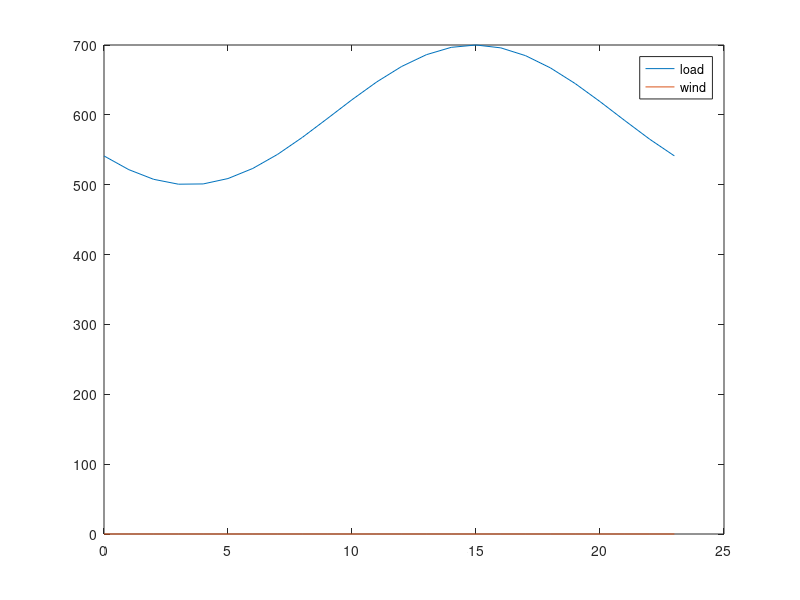

Write the MATLAB code that produced this figure. (Note: this script raises an error after producing the figure.)
clear all

% Runs simulation for the lifetime of the battery

%% Tunables 

life=50400; %this will need to be changed with degradation
Endlife_cap = 0.5;
Starting_cap = 1;
Simu_interval = 720; % one month for degredation interval

ESCap = 20; % MW
ESallowed = 0.8;

k_dollar_coal = 2.22; % dollar/mmbtu, 2014: 2.37, 2017: 2.22
k_dollar_gas = 3.67; % dollar/mmbtu, 2014: 5.00, 2017: 3.67

%emissions factors
k_coal = 206*0.453592; % CO2 kg/mmbtu 
k_gas = 117*0.453592; % CO2 kg/mmbtu 
k_coal_nox = 0.227*0.453592;
k_gas_nox = 0.116*0.453592;
k_coal_so2 = 0.15713*0.453592;
k_gas_so2 = 0.001*0.453592;

k_co2=[k_coal,k_coal,k_gas,k_gas]; % for heavy coal
k_nox=[k_coal_nox,k_coal_nox,k_gas_nox,k_gas_nox]; % for heavy coal
k_so2=[k_coal_so2,k_coal_so2,k_gas_so2,k_gas_so2]; % for heavy coal

k_dollar=[k_dollar_coal,k_dollar_coal,k_dollar_gas,k_dollar_gas]; % for heavy coal

Flag_wind=0; % 0 for no renewables 1 for renewables
Flag_solar=0;
t_vec = [0:23]';
load_profile = 100*sin(linspace(-0.8*pi,1.2*pi,length(t_vec)))+600;

%wind bellow
wind = Flag_wind*[141.1454209 164.3588944 117.67492 81.14462355 60.24906746 75.97386229 66.24155752 53.00033944 54.0897504 56.28039471 45.30936663 31.58459838 38.24235306 55.3985323 67.19698144 63.89313544 76.75370188 82.61862694 100.3076893 121.2392963 142.839525 148.6643123 161.1639311 145.8123442]; % wind
%solar bellow
solar = Flag_solar*[0 0 0 0 0 0 0 0 2.761714555 187.1547077 307.7808614 260.2846929 282.7520984 260.9285882 373.699438 294.5867518 181.2343721 0 0 0 0 0 0 0];

wind_profile=(wind+solar);

figure
plot(t_vec,load_profile,t_vec,wind_profile);
legend('load','wind')
fname = 'C:/filepath';
saveas(gca, fullfile(fname,'load'),'fig');

%%
up_min_vec = [12,12,4,4];
down_min_vec = [12,12,4,4];

alpha_load = 0.03;
alpha_wind = 0.05;

mpc = loadcase('case_yl9bus');
baseMVA = mpc.baseMVA;

% Change line constraints
mpc.branch(:,6) = 1000*ones(size(mpc.branch,1),1);

% Change generator limits (ineq, linear)
mpc.gen(1:4,9:10) = [340,136;300,120;80,32;80,32];

%(rows, columns)

%% Calculating coal cost curves
coef_Hunter_3 = [0.0144,21.077,9080,117483];  % Input/output curve, y(1000 Btu/h), x(MW)
x_Hunter = (10:1:100)';
y_Hunter = polyval(coef_Hunter_3,x_Hunter);

coef_Hunter_2 = polyfit(x_Hunter,y_Hunter,2);
y_Hunter_fit = polyval(coef_Hunter_2,x_Hunter);

coef_Hunter_cost = coef_Hunter_2*k_dollar_coal*10^(-3);
cost_Hunter = polyval(coef_Hunter_cost,x_Hunter);

Hunter_max = 100;

g1_max=mpc.gen(1,9);
g2_max=mpc.gen(2,9);

g1_ratio=g1_max/Hunter_max;
g2_ratio=g2_max/Hunter_max;

g1_cost=[coef_Hunter_cost(1)/g1_ratio,coef_Hunter_cost(2),coef_Hunter_cost(3)*g1_ratio];
g2_cost=[coef_Hunter_cost(1)/g2_ratio,coef_Hunter_cost(2),coef_Hunter_cost(3)*g2_ratio];

%% Calculating gas cost curves
coef_Moss_3 = [-0.0013,2.955,6561.2,662025];  % Input/output curve, y(1000 Btu/h), x(MW)
x_Moss = (10:10:750)'; % MW
y_Moss = polyval(coef_Moss_3,x_Moss); % 1000 Btu/h

coef_Moss_2 = polyfit(x_Moss,y_Moss,2); %fits a polynomial line of 2 degrees (Ax^2+Bx+C)
y_Moss_fit = polyval(coef_Moss_2,x_Moss); %uses the two polynominal line to create a new line

coef_Moss_cost = coef_Moss_2*k_dollar_gas*10^(-3);
cost_Moss = polyval(coef_Moss_cost,x_Moss);

Moss_max = 750;

g3_max=mpc.gen(3,9);
g4_max=mpc.gen(4,9);

g3_ratio=g3_max/Moss_max;
g4_ratio=g4_max/Moss_max;

g3_cost = [coef_Moss_cost(1)/g3_ratio,coef_Moss_cost(2),coef_Moss_cost(3)*g3_ratio];
g4_cost = [coef_Moss_cost(1)/g4_ratio,coef_Moss_cost(2),coef_Moss_cost(3)*g4_ratio];

%%
mpc.gencost(1,5:7) = g1_cost; 
mpc.gencost(2,5:7) = g2_cost;
mpc.gencost(3,5:7) = g3_cost;
mpc.gencost(4,5:7) = g4_cost;

%%
% Change reserve cost
Rcost = [9;10;4;4;9;10;4;4]*baseMVA;

c_on = [5.61*mpc.gen(1,9)+7.5*mpc.gen(1,9)*k_dollar_coal;5.61*mpc.gen(2,9)+7.5*mpc.gen(2,9)*k_dollar_coal;
    3.99*mpc.gen(3,9)+3.67*mpc.gen(3,9)*k_dollar_gas;3.99*mpc.gen(4,9)+3.67*mpc.gen(4,9)*k_dollar_gas]; % $ per occurance

c_off = [5.61*mpc.gen(1,9);5.61*mpc.gen(2,9);3.99*mpc.gen(3,9);3.99*mpc.gen(4,9)]; % $ per occurance
c_rES = 0.1;

mileage = 7.364;
eff=0.9;
Rinc=0.04; 
EOL_eff=1-(1-eff)*(Rinc+1);
eff_loss=(eff-EOL_eff)/life*24*30; 

%% prepare

Current_cap = Starting_cap;
Current_t = 0;
tvec = [];
co2_vec = [];
so2_vec = [];
nox_vec = [];
cap_vec = [];
coal_vec=[];
gas_vec=[];
F_coal=[];
F_gas=[];
g1_nES=[];
g2_nES=[];
g3_nES=[];
g4_nES=[];
g1=[];
g2=[];
g3=[];
g4=[];
g1_vec=[];
g2_vec=[];
g3_vec=[];
g4_vec=[];
BaseLoad = 143+159+198; 

n_interval = length(t_vec);
n_generator = 4;
n_wind = 1;
n_reserve = 4;
n_ES = 1;
n_branch = 9;
n_bus = 9;

%% cost
cost_coef = mpc.gencost(1:4,5:7);
Q_gen = diag(cost_coef(:,1))*baseMVA^2; %making cost in 1st column of cost_coef into the diagonal of a 4x4
c_gen = cost_coef(:,2)*baseMVA;
c_gen_c = cost_coef(:,3);
c_reserve = Rcost(1:n_reserve)*2;

CrES = zeros(n_bus,1);
CrES(8,1) = 1; 

% power flow (eq, linear)
Bmatrix = zeros(n_bus,n_bus);
branch_info = mpc.branch;
for i = 1:n_branch
    ind_i = branch_info(i,1);
    ind_j = branch_info(i,2);
    bij = 1/branch_info(i,4);
    Bmatrix(ind_i,ind_j) = -bij;
    Bmatrix(ind_j,ind_i) = -bij;
end

Bmatrix = Bmatrix + diag(-sum(Bmatrix,2));

bus_info = mpc.bus;

Cg = zeros(n_bus,n_generator);
Cg(1,1) = 1;
Cg(2,2) = 1;
Cg(3,3) = 1;
Cg(6,4) = 1;

Cw = zeros(n_bus,n_wind);
Cw(8,1) = 1;

% generator limits (ineq, linear)
gen_limits = mpc.gen(1:4,9:10)/baseMVA;

% line constraints (ineq, linear)
Smax = mpc.branch(:,6)/baseMVA;

Bline = zeros(n_branch,n_branch);
for i = 1:n_branch
    ind_i = branch_info(i,1);
    ind_j = branch_info(i,2);
    bij = 1/branch_info(i,4);
    Bline(i,ind_i) = bij;
    Bline(i,ind_j) = -bij;
end

% prepare for cvx
Q_gen_cvx = [];
c_gen_cvx = [];
c_gen_c_cvx = [];
c_reserve_cvx = [];
c_on_cvx = [];
c_off_cvx = [];
c_rES_cvx = [];
Cg_cvx = [];
Cw_cvx = [];
CrES_cvx = [];
Bmatrix_cvx = [];
Sd_cvx = [];
gen_max_cvx = [];
gen_min_cvx = [];
wind_forecast_cvx = [];
Smax_cvx = [];
Bline_cvx = [];


for i = 1:n_interval 
    
    % Change loads
    loadamp = load_profile(i)/BaseLoad;
    mpc.bus(:,3:4) = loadamp*bus_info(:,3:4);
    Sd =mpc.bus(:,3)/baseMVA;
    
    % Change generator bounds
    wind_forecast = wind_profile(i);
    mpc.gen(5,9:10) = [wind_forecast,0]; % wind
    
    % Matrices
    Q_gen_cvx = blkdiag(Q_gen_cvx,Q_gen);
    c_gen_cvx = [c_gen_cvx;c_gen];
    c_gen_c_cvx = [c_gen_c_cvx;c_gen_c];
    c_reserve_cvx = [c_reserve_cvx;c_reserve];
    c_on_cvx = [c_on_cvx;c_on];
    c_off_cvx = [c_off_cvx;c_off];
    c_rES_cvx = [c_rES_cvx;c_rES];
    
    Cg_cvx = blkdiag(Cg_cvx,Cg);
    Cw_cvx = blkdiag(Cw_cvx,Cw);
    CrES_cvx = blkdiag(CrES_cvx,CrES);
    Bmatrix_cvx = blkdiag(Bmatrix_cvx,Bmatrix);
    Sd_cvx = [Sd_cvx;Sd];
    
    gen_max_cvx = [gen_max_cvx;gen_limits(:,1)];
    gen_min_cvx = [gen_min_cvx;gen_limits(:,2)];
    wind_forecast_cvx = [wind_forecast_cvx;wind_forecast];
    
    Smax_cvx = [Smax_cvx;Smax];
    Bline_cvx = blkdiag(Bline_cvx,Bline);
    
end

cvx_begin

variables p(n_generator*n_interval) pw(n_wind*n_interval) theta(n_bus*n_interval) r(n_reserve*n_interval)
variable u(n_generator*n_interval) binary
variable v(n_generator*n_interval) binary
variable w(n_generator*n_interval) binary

minimize (quad_form(p,Q_gen_cvx) + c_gen_cvx'*p + c_reserve_cvx'*r + c_on_cvx'*v + c_off_cvx'*w + c_gen_c_cvx'*u)

subject to
-Cg_cvx*p - Cw_cvx*pw + Bmatrix_cvx*theta + Sd_cvx == 0
p + r <= gen_max_cvx.*u
p - r >= gen_min_cvx.*u
0 <= pw <= wind_forecast_cvx/baseMVA

for i = 1:n_interval
    theta_i = theta((i-1)*n_bus+1:i*n_bus);
    u_i = u((i-1)*n_generator+1:i*n_generator);
    -Smax <= Bline*theta((i-1)*n_bus+1:i*n_bus) <= Smax
    
    theta((i-1)*n_bus+1) == 0
    r_i = r((i-1)*n_reserve+1:i*n_reserve);
    r_demand_i = alpha_wind*pw(i)+alpha_load*load_profile(i)/baseMVA;
    sum(r_i) >= r_demand_i
end

r >= 0

u_0_length = max(max(up_min_vec),max(down_min_vec))+1;
u_0 = ones(n_generator*u_0_length,1); 
u_extend = [u_0;u];

for k = 1:n_generator
    up_min = up_min_vec(k);
    down_min = down_min_vec(k);
    for i = 2:(n_interval+u_0_length)
        u_i = u_extend((i-1)*n_generator+k);
        u_iminus = u_extend((i-2)*n_generator+k);
        if (n_interval+u_0_length-i) >= down_min
            for j = 1:down_min-1
                u_j = u_extend((i-1+j)*n_generator+k);
                u_iminus - u_i + u_j <= 1
            end
        else
            for j = 1:(n_interval+u_0_length-i)
                u_j = u_extend((i-1+j)*n_generator+k);
                u_iminus - u_i + u_j <= 1
            end
        end
        if (n_interval+u_0_length-i) >= up_min
            for j = 1:up_min-1
                u_j = u_extend((i-1+j)*n_generator+k);
                -u_iminus + u_i - u_j <= 0
            end
        else
            for j = 1:(n_interval+u_0_length-i)
                u_j = u_extend((i-1+j)*n_generator+k);
                -u_iminus + u_i - u_j <= 0
            end
        end
    end
end

for i = 1:n_interval
    u_i = u((i-1)*n_generator+1:i*n_generator);
    if i == 1
        u_iminus = u_0(end-3:end);
    else
        u_iminus = u((i-2)*n_generator+1:(i-1)*n_generator);
    end
    v_i = v((i-1)*n_generator+1:i*n_generator);
    w_i = w((i-1)*n_generator+1:i*n_generator);
    -u_iminus + u_i - v_i <= 0
    u_iminus - u_i - w_i <= 0
end

cvx_end

p_noES = p;
pw_noES = pw;
r_noES = r;
u_noES = u;
v_noES = v;
w_noES = w;

d=1;

while Current_cap > Endlife_cap
    
    Current_t;
    
    if (Current_t) == 0
        Current_cap;
    else
        Current_cap = Starting_cap-(1-f_BatteryDegrade_Xu(Current_t))
    end
    tvec = [tvec;Current_t];
    cap_vec = [cap_vec;Current_cap];
    Current_t = Current_t + Simu_interval %simulation interval needs to be converted from hours to days
    
    ESavailable = ESCap*Current_cap*ESallowed/2; %%% this should just be ESCap
    maxES = ESavailable/baseMVA;
    
    
    
    %%
    
    clearvars p pw theta r u v w
    
    cvx_begin
    
    variables p(n_generator*n_interval) pw(n_wind*n_interval) theta(n_bus*n_interval) r(n_reserve*n_interval) rES(n_ES*n_interval)
    variable u(n_generator*n_interval) binary
    variable v(n_generator*n_interval) binary
    variable w(n_generator*n_interval) binary
    
    minimize (quad_form(p,Q_gen_cvx) + c_gen_cvx'*p + c_reserve_cvx'*r + c_on_cvx'*v + c_off_cvx'*w + c_rES_cvx'*rES + c_gen_c_cvx'*u)
    
    beta = mileage/24*(1-eff);
    eff=eff-eff_loss;
    
    subject to
    -Cg_cvx*p - Cw_cvx*pw + Bmatrix_cvx*theta + Sd_cvx + CrES_cvx*rES*beta == 0
    p + r <= gen_max_cvx.*u
    p - r >= gen_min_cvx.*u
    0 <= pw <= wind_forecast_cvx/baseMVA
    
    for i = 1:n_interval
        theta_i = theta((i-1)*n_bus+1:i*n_bus);
        u_i = u((i-1)*n_generator+1:i*n_generator);
        -Smax <= Bline*theta((i-1)*n_bus+1:i*n_bus) <= Smax
        
        theta((i-1)*n_bus+1) == 0
        r_i = r((i-1)*n_reserve+1:i*n_reserve);
        rES_i = rES((i-1)*n_ES+1:i*n_ES);
        r_demand_i = alpha_wind*pw(i)+alpha_load*load_profile(i)/baseMVA;
        sum(r_i) + sum(rES_i) >= r_demand_i
    end
    
    r >= 0
    0 <= rES <= maxES
    
    u_0_length = max(max(up_min_vec),max(down_min_vec))+1;
    u_0 = ones(n_generator*u_0_length,1); 
    u_extend = [u_0;u];
    for k = 1:n_generator
        up_min = up_min_vec(k);
        down_min = down_min_vec(k);
        for i = 2:(n_interval+u_0_length)
            u_i = u_extend((i-1)*n_generator+k);
            u_iminus = u_extend((i-2)*n_generator+k);
            if (n_interval+u_0_length-i) >= down_min
                for j = 1:down_min-1
                    u_j = u_extend((i-1+j)*n_generator+k);
                    u_iminus - u_i + u_j <= 1
                end
            else
                for j = 1:(n_interval+u_0_length-i)
                    u_j = u_extend((i-1+j)*n_generator+k);
                    u_iminus - u_i + u_j <= 1;
                end
            end
            if (n_interval+u_0_length-i) >= up_min
                for j = 1:up_min-1
                    u_j = u_extend((i-1+j)*n_generator+k);
                    -u_iminus + u_i - u_j <= 0
                end
            else
                for j = 1:(n_interval+u_0_length-i)
                    u_j = u_extend((i-1+j)*n_generator+k);
                    -u_iminus + u_i - u_j <= 0
                end
            end
        end
    end
    
    for i = 1:n_interval
        u_i = u((i-1)*n_generator+1:i*n_generator);
        if i == 1
            u_iminus = u_0(end-3:end);
        else
            u_iminus = u((i-2)*n_generator+1:(i-1)*n_generator);
        end
        v_i = v((i-1)*n_generator+1:i*n_generator);
        w_i = w((i-1)*n_generator+1:i*n_generator);
        -u_iminus + u_i - v_i <= 0
        u_iminus - u_i - w_i <= 0
    end
    
    cvx_end
    
    
    for i = 1:n_interval
        
        p_i = p_noES((i-1)*n_generator+1:i*n_generator);%generation
        p1_noES(i,1) = p_i(1);
        p2_noES(i,1) = p_i(2);
        p3_noES(i,1) = p_i(3);
        p4_noES(i,1) = p_i(4);
        
        u_i = u_noES((i-1)*n_generator+1:i*n_generator);
        u1_noES(i,1) = u_i(1);
        u2_noES(i,1) = u_i(2);
        u3_noES(i,1) = u_i(3);
        u4_noES(i,1) = u_i(4);
        
        r_i = r_noES((i-1)*n_generator+1:i*n_generator);%reserves
        r1_noES(i,1) = r_i(1);
        r2_noES(i,1) = r_i(2);
        r3_noES(i,1) = r_i(3);
        r4_noES(i,1) = r_i(4);
        
    end
    
    for i = 1:n_interval
        
        p_i = p((i-1)*n_generator+1:i*n_generator);
        p1(i,1) = p_i(1);
        p2(i,1) = p_i(2);
        p3(i,1) = p_i(3);
        p4(i,1) = p_i(4);
        
        u_i = u((i-1)*n_generator+1:i*n_generator);
        u1(i,1) = u_i(1);
        u2(i,1) = u_i(2);
        u3(i,1) = u_i(3);
        u4(i,1) = u_i(4);
        
        r_i = r((i-1)*n_generator+1:i*n_generator);
        r1(i,1) = r_i(1);
        r2(i,1) = r_i(2);
        r3(i,1) = r_i(3);
        r4(i,1) = r_i(4);
        
    end
    
    if (Current_t)==720
    figure 
    subplot(3,2,1)
    plot(t_vec,p1_noES*baseMVA,'-o',t_vec,p1*baseMVA,'--x','MarkerSize',3)
    hline = refline([0 136]);
    hline.Color='k';
    hline.LineStyle='--';
    hline = refline([0 340]);
    hline.Color='k';
    hline.LineStyle='--';
    legend('w/o ES','w ES','Location','northoutside','Orientation','Horizontal')
    xlim([0,23])

    ylabel('G1 MW (Coal)')
    subplot(3,2,2)
    plot(t_vec,p2_noES*baseMVA,'-o',t_vec,p2*baseMVA,'--x','MarkerSize',3)
    hline = refline([0 120]);
    hline.LineStyle='--';
    hline.Color='k';
    hline = refline([0 300]);
    hline.LineStyle='--';
    hline.Color='k';
    xlim([0,23])

    ylabel('G2 MW (Coal)')
    subplot(3,2,3)
    plot(t_vec,p3_noES*baseMVA,'-o',t_vec,p3*baseMVA,'--x','MarkerSize',3)
    hline = refline([0 80]);
    hline.LineStyle='--';
    hline.Color='k';
    hline = refline([0 32]);
    hline.LineStyle='--';
    hline.Color='k';
    xlim([0,23])

    ylabel('G3 MW (NG)')
    subplot(3,2,4)
    plot(t_vec,p4_noES*baseMVA,'-o',t_vec,p4*baseMVA,'--x','MarkerSize',3)
    hline = refline([0 80]);
    hline.LineStyle='--';
    hline.Color='k';
    hline = refline([0 32]);
    hline.LineStyle='--';
    hline.Color='k';
    xlim([0,23])

    ylabel('G4 MW (NG)')
    subplot(3,2,5)
    plot(t_vec,pw_noES*baseMVA,'-o',t_vec,pw*baseMVA,'--x','MarkerSize',3)
    xlim([0,23])

    ylabel('Renewable MW')
    xlabel('Hours')
    saveas(gca, fullfile(fname,'Dispatch_Init'),'fig');

    figure %7
    subplot(3,2,1)
    plot(t_vec,r1_noES*baseMVA,'-o',t_vec,r1*baseMVA,'--x','MarkerSize',3)
    legend('w/o ES','w ES','Location','northoutside','Orientation','Horizontal')
    title('Reserve dispatch (MW)')
    xlim([0,23])

    ylabel('G1 MW (Coal)')
    subplot(3,2,2)
    plot(t_vec,r2_noES*baseMVA,'-o',t_vec,r2*baseMVA,'--x','MarkerSize',3)
    xlim([0,23])

    ylabel('G2 MW (Coal)')
    subplot(3,2,3)
    plot(t_vec,r3_noES*baseMVA,'-o',t_vec,r3*baseMVA,'--x','MarkerSize',3)
    xlim([0,23])

    ylabel('G3 MW (NG)')
    subplot(3,2,4)
    plot(t_vec,r4_noES*baseMVA,'-o',t_vec,r4*baseMVA,'--x','MarkerSize',3)
    xlim([0,23])

    ylabel('G4 MW (NG)')
    subplot(3,2,5)
    plot(t_vec,zeros(length(t_vec),1),'-o',t_vec,rES*baseMVA,'--x','MarkerSize',3)
    xlim([0,23])

    ylabel('Battery MW')
    xlabel('Hours')
    saveas(gca, fullfile(fname,'Reserve_Init'),'fig');
    end
    
    co2_total_noES = [];
    so2_total_noES = [];
    nox_total_noES = [];
    cost_p_noES = [];
    cost_r_noES = [];
    cost_total_noES = [];
    gen1=[];
    gen2=[];
    gen3=[];
    gen4=[];
    gen1_noES=[];
    gen2_noES=[];
    gen3_noES=[];
    gen4_noES=[];
    Fuel_coal_noES = [];
    Fuel_gas_noES = [];
    
    for i = 1:length(t_vec) % 
        
        p_1 = p1_noES(i)*baseMVA;
        p_2 = p2_noES(i)*baseMVA;
        p_3 = p3_noES(i)*baseMVA;
        p_4 = p4_noES(i)*baseMVA;
        
        gen1_nES(i)=p_1;
        gen2_nES(i)=p_2;
        gen3_nES(i)=p_3;
        gen4_nES(i)=p_4;
                
        cost_1 = polyval(mpc.gencost(1,5:7),p_1);
        cost_2 = polyval(mpc.gencost(2,5:7),p_2);
        cost_3 = polyval(mpc.gencost(3,5:7),p_3);
        cost_4 = polyval(mpc.gencost(4,5:7),p_4);
        
        cost_p_noES(i,1) = cost_1 + cost_2 + cost_3 + cost_4;
        
        r_i = r_noES((i-1)*n_reserve+1:i*n_reserve);
        cost_r_noES(i,1) = c_reserve'*r_i;
        
        cost_total_noES(i,1) = cost_p_noES(i,1) + cost_r_noES(i,1);
        
        Fuel1 = cost_1/k_dollar(1,1); %MMBtu
        Fuel2 = cost_2/k_dollar(1,2);
        Fuel3 = cost_3/k_dollar(1,3);
        Fuel4 = cost_4/k_dollar(1,4);
        
        co2_1 = cost_1/k_dollar(1,1)*k_co2(1,1);
        co2_2 = cost_2/k_dollar(1,2)*k_co2(1,2);
        co2_3 = cost_3/k_dollar(1,3)*k_co2(1,3);
        co2_4 = cost_4/k_dollar(1,4)*k_co2(1,4);
        
        so2_1 = cost_1/k_dollar(1,1)*k_so2(1,1);
        so2_2 = cost_2/k_dollar(1,2)*k_so2(1,2);
        so2_3 = cost_3/k_dollar(1,3)*k_so2(1,3);
        so2_4 = cost_4/k_dollar(1,4)*k_so2(1,4);
        
        nox_1 = cost_1/k_dollar(1,1)*k_nox(1,1);
        nox_2 = cost_2/k_dollar(1,2)*k_nox(1,2);
        nox_3 = cost_3/k_dollar(1,3)*k_nox(1,3);
        nox_4 = cost_4/k_dollar(1,4)*k_nox(1,4);
        
        if (p_1<1)
            Fuel1=0;
            co2_1=0;
            so2_1=0;
            nox_1=0;
        end
        if (p_2<1)
            Fuel2=0;
            co2_2=0;
            so2_2=0;
            nox_2=0;
        end
        if (p_3<1)
            Fuel3=0;
            co2_3=0;
            so2_3=0;
            nox_3=0;
        end
        if (p_4<1)
            Fuel4=0;
            co2_4=0;
            so2_4=0;
            nox_4=0;
        end
        
        co2_p = co2_1+co2_2+co2_3+co2_4;
        so2_p = so2_1+so2_2+so2_3+so2_4;
        nox_p = nox_1+nox_2+nox_3+nox_4;
        
        coal_p = Fuel1+Fuel2;
        gas_p = Fuel3 + Fuel4;
        
        co2_total_noES(i,1) = co2_p; %represents a day's worth of emissions
        so2_total_noES(i,1) = so2_p; %represents a day's worth of emissions
        nox_total_noES(i,1) = nox_p; %represents a day's worth of emissions
        Fuel_coal_noES(i,1) = coal_p;
        Fuel_gas_noES(i,1) = gas_p;
        Fuel_G1_noES(i,1) = Fuel1;
        Fuel_G2_noES(i,1) = Fuel2;
        Fuel_G3_noES(i,1) = Fuel3;
        Fuel_G4_noES(i,1) = Fuel4;
    end
    
    g1_nES(d)=sum(gen1_nES);
    g2_nES(d)=sum(gen2_nES);
    g3_nES(d)=sum(gen3_nES);
    g4_nES(d)=sum(gen4_nES);
    f1_nES(d)=sum(Fuel_G1_noES);
    f2_nES(d)=sum(Fuel_G2_noES);
    f3_nES(d)=sum(Fuel_G3_noES);
    f4_nES(d)=sum(Fuel_G4_noES);
    
    co2_total = [];
    so2_total = [];
    nox_total = [];
    cost_p = [];
    cost_r = [];
    cost_total = [];
    Fuel_coal = [];
    Fuel_gas = [];

    
    for i = 1:length(t_vec)
        
        p_1 = p1(i)*baseMVA;
        p_2 = p2(i)*baseMVA;
        p_3 = p3(i)*baseMVA;
        p_4 = p4(i)*baseMVA;
        
        gen1(i)=p_1;
        gen2(i)=p_2;
        gen3(i)=p_3;
        gen4(i)=p_4;
        
        cost_1 = polyval(mpc.gencost(1,5:7),p_1);
        cost_2 = polyval(mpc.gencost(2,5:7),p_2);
        cost_3 = polyval(mpc.gencost(3,5:7),p_3);
        cost_4 = polyval(mpc.gencost(4,5:7),p_4);
        
        cost_p(i,1) = cost_1 + cost_2 + cost_3 + cost_4;
        
        r_i = r((i-1)*n_reserve+1:i*n_reserve);
        cost_r(i,1) = c_reserve'*r_i;
        
        cost_total(i,1) = cost_p(i,1) + cost_r(i,1);
        
        co2_1 = cost_1/k_dollar(1,1)*k_co2(1,1);
        co2_2 = cost_2/k_dollar(1,2)*k_co2(1,2);
        co2_3 = cost_3/k_dollar(1,3)*k_co2(1,3);
        co2_4 = cost_4/k_dollar(1,4)*k_co2(1,4);
        
        so2_1 = cost_1/k_dollar(1,1)*k_so2(1,1);
        so2_2 = cost_2/k_dollar(1,2)*k_so2(1,2);
        so2_3 = cost_3/k_dollar(1,3)*k_so2(1,3);
        so2_4 = cost_4/k_dollar(1,4)*k_so2(1,4);
        
        nox_1 = cost_1/k_dollar(1,1)*k_nox(1,1);
        nox_2 = cost_2/k_dollar(1,2)*k_nox(1,2);
        nox_3 = cost_3/k_dollar(1,3)*k_nox(1,3);
        nox_4 = cost_4/k_dollar(1,4)*k_nox(1,4);
        
        Fuel1 = cost_1/k_dollar(1,1); %MMBtu
        Fuel2 = cost_2/k_dollar(1,2);
        Fuel3 = cost_3/k_dollar(1,3);
        Fuel4 = cost_4/k_dollar(1,4);
        
        if (p_1<1)
            Fuel1=0;
            co2_1=0;
            so2_1=0;
            nox_1=0;
        end
        if (p_2<1)
            Fuel2=0;
            co2_2=0;
            so2_2=0;
            nox_2=0;
        end
        if (p_3<1)
            Fuel3=0;
            co2_3=0;
            so2_3=0;
            nox_3=0;
        end
        if (p_4<1)
            Fuel4=0;
            co2_4=0;
            so2_4=0;
            nox_4=0;
        end
        
        co2_p = co2_1+co2_2+co2_3+co2_4;
        so2_p = so2_1+so2_2+so2_3+so2_4;
        nox_p = nox_1+nox_2+nox_3+nox_4;
        
        coal_p = Fuel1+Fuel2;
        gas_p = Fuel3 + Fuel4; 

        co2_total(i,1) = co2_p;
        so2_total(i,1) = so2_p;
        nox_total(i,1) = nox_p;
        Fuel_coal(i,1) = coal_p;
        Fuel_gas(i,1) = gas_p;
        Fuel_G1(i,1) = Fuel1;
        Fuel_G2(i,1) = Fuel2;
        Fuel_G3(i,1) = Fuel3;
        Fuel_G4(i,1) = Fuel4;
        

    end
    
    g1(d)=sum(gen1);
    g2(d)=sum(gen2);
    g3(d)=sum(gen3);
    g4(d)=sum(gen4);
    f1(d)=sum(Fuel_G1);
    f2(d)=sum(Fuel_G2);
    f3(d)=sum(Fuel_G3);
    f4(d)=sum(Fuel_G4);
    d=d+1;
    
    F_coal_delta = sum(Fuel_coal)-sum(Fuel_coal_noES); %total for one day in each month
    F_gas_delta = sum(Fuel_gas)-sum(Fuel_gas_noES); %total for one day in each month
    co2_delta = sum(co2_total) - sum(co2_total_noES);
    so2_delta = sum(so2_total) - sum(so2_total_noES);
    nox_delta = sum(nox_total) - sum(nox_total_noES);
    g1_delta=sum(g1)-sum(g1_nES);
    g2_delta=sum(g2)-sum(g2_nES);
    g3_delta=sum(g3)-sum(g3_nES);
    g4_delta = sum(g4)-sum(g4_nES);
    
    coal_vec = [coal_vec;F_coal_delta];
    gas_vec = [gas_vec;F_gas_delta];
    co2_vec = [co2_vec;co2_delta];
    so2_vec = [so2_vec;so2_delta];
    nox_vec = [nox_vec;nox_delta];% positive if ES increased emissions
    g1_vec = [g1_vec;g1_delta];
    g2_vec = [g2_vec;g2_delta];
    g3_vec = [g3_vec;g3_delta];
    g4_vec = [g4_vec;g4_delta];
 
    curt_ES = sum(pw*baseMVA)/sum(wind_profile)
    curt_noES = sum(pw_noES*baseMVA)/sum(wind_profile)

    if (Current_t)==720
    figure 
    subplot(2,2,1)
    plot(t_vec,Fuel_G1_noES,'-o',t_vec,Fuel_G1,'--x','MarkerSize',3)
    legend('w/o ES','w ES','Location','northoutside','Orientation','Horizontal')
    title('Fuel (MMBtu)')
    xlim([0,23])
    ylabel('G1 MMBtu (Coal)')
    
    subplot(2,2,2)
    plot(t_vec,Fuel_G2_noES,'-o',t_vec,Fuel_G2,'--x','MarkerSize',3)
    xlim([0,23])
    ylabel('G2 MMBtu (Coal)')
    
    subplot(2,2,3)
    plot(t_vec,Fuel_G3_noES,'-o',t_vec,Fuel_G3,'--x','MarkerSize',3)
    xlim([0,23])
    ylabel('G3 MMBtu (NG)')
    
    subplot(2,2,4)
    plot(t_vec,Fuel_G4_noES,'-o',t_vec,Fuel_G4,'--x','MarkerSize',3)
    xlim([0,23])
    ylabel('G4 MMBtu (NG)')
    saveas(gca, fullfile(fname,'Fuel_Init'),'fig');
    end
end
%%

    figure 
    subplot(3,2,1)
    plot(t_vec,p1_noES*baseMVA,'-o',t_vec,p1*baseMVA,'--x','MarkerSize',3)
    legend('w/o ES','w ES','Location','northoutside','Orientation','Horizontal')
    title('Generator dispatch (MW)')
    hline = refline([0 136]);
    hline.Color='k';
    hline.LineStyle='--';
    hline = refline([0 340]);
    hline.Color='k';
    hline.LineStyle='--';
    xlim([0,23])
    ylabel('G1 MW (Coal)')
    
    subplot(3,2,2)
    plot(t_vec,p2_noES*baseMVA,'-o',t_vec,p2*baseMVA,'--x','MarkerSize',3)
    xlim([0,23])
    hline = refline([0 120]);
    hline.LineStyle='--';
    hline.Color='k';
    hline = refline([0 300]);
    hline.LineStyle='--';
    hline.Color='k';
    ylabel('G2 MW (Coal)')
    
    subplot(3,2,3)
    plot(t_vec,p3_noES*baseMVA,'-o',t_vec,p3*baseMVA,'--x','MarkerSize',3)
    xlim([0,23])
    hline = refline([0 80]);
    hline.LineStyle='--';
    hline.Color='k';
    hline = refline([0 32]);
    hline.LineStyle='--';
    hline.Color='k';
    ylabel('G3 MW (NG)')
    xlabel('Hours')
    
    subplot(3,2,4)
    plot(t_vec,p4_noES*baseMVA,'-o',t_vec,p4*baseMVA,'--x','MarkerSize',3)
    hline = refline([0 80]);
    hline.LineStyle='--';
    hline.Color='k';
    hline = refline([0 32]);
    hline.LineStyle='--';
    hline.Color='k';
    xlim([0,23])
    ylabel('G4 MW (NG)')
    xlabel('Hours')
    
    subplot(3,2,5)
    plot(t_vec,pw_noES*baseMVA,'-o',t_vec,pw*baseMVA,'--x','MarkerSize',3)
    xlim([0,23])
    ylabel('Renewable MW')
    xlabel('Hours')
    saveas(gca, fullfile(fname,'Dispatch_Final'),'fig');
   
 
    figure
    subplot(3,2,1)
    plot(t_vec,r1_noES*baseMVA,'-o',t_vec,r1*baseMVA,'--x','MarkerSize',3)
    legend('w/o ES','w ES','Location','northoutside','Orientation','Horizontal')
    title('Reserve dispatch (MW)')
    xlim([0,23])
    ylabel('G1 MW (Coal)')
    
    subplot(3,2,2)
    plot(t_vec,r2_noES*baseMVA,'-o',t_vec,r2*baseMVA,'--x','MarkerSize',3)
    xlim([0,23])
    ylabel('G2 MW (Coal)')
    
    subplot(3,2,3)
    plot(t_vec,r3_noES*baseMVA,'-o',t_vec,r3*baseMVA,'--x','MarkerSize',3)
    xlim([0,23])
    ylabel('G3 MW (NG)')
    
    subplot(3,2,4)
    plot(t_vec,r4_noES*baseMVA,'-o',t_vec,r4*baseMVA,'--x','MarkerSize',3)
    xlim([0,23])
    ylabel('G4 MW (NG)')
    
    subplot(3,2,5)
    plot(t_vec,zeros(length(t_vec),1),'-o',t_vec,rES*baseMVA,'--x','MarkerSize',3)
    xlim([0,23])
    ylabel('Battery MW')
    xlabel('Hours')
    saveas(gca, fullfile(fname,'Reserves_Final'),'fig');

total_co2 = sum(30*co2_vec)
total_so2 = sum(30*so2_vec)
total_nox = sum(30*nox_vec)
total_coal = sum(30*coal_vec)
total_gas = sum(30*gas_vec)
total_coal_MW=30*(sum(g1_vec)+sum(g2_vec))
total_gas_MW=30*(sum(g3_vec)+sum(g4_vec))

label={'Price_Coal_NA'};
impacts(1,:)=[total_co2,total_so2,total_nox,total_gas,total_coal,total_gas_MW,total_coal_MW];
xlswrite('impacts_Xu.xlsx',label,1,'A16')
xlswrite('impacts_Xu.xlsx',impacts,1,'B16')

%%
figure
plot(tvec,co2_vec,'-o','MarkerSize',4) 
xlabel('Hours')
ylabel('CO_2 (kg)')
saveas(gca, fullfile(fname,'CO2'),'fig');

figure
plot(tvec,coal_vec,'-o',tvec,gas_vec,'-o','MarkerSize',4) 
xlabel('Hours')
ylabel('Fuel (mmBtu)')
legend('Coal','Gas')
saveas(gca, fullfile(fname,'Fuel'),'fig');

figure
plot(tvec/24/30,g1,'-o',tvec/24/30,g2,'-o',tvec/24/30,g3,'-o',tvec/24/30,g4,'-o','MarkerSize',4)
legend('g1','g2','g3','g4')
xlabel('Months')
ylabel('Generation (MWh)')
saveas(gca, fullfile(fname,'Gen_ES'),'fig');

figure
plot(tvec/24/30,g1_nES,'-o',tvec/24/30,g2_nES,'-o',tvec/24/30,g3_nES,'-o',tvec/24/30,g4_nES,'-o','MarkerSize',4)
legend('g1_nES','g2_nES','g3_nES','g4_nES')
xlabel('Months')
ylabel('Generation (MWh)')
saveas(gca, fullfile(fname,'Gen_noES'),'fig');
